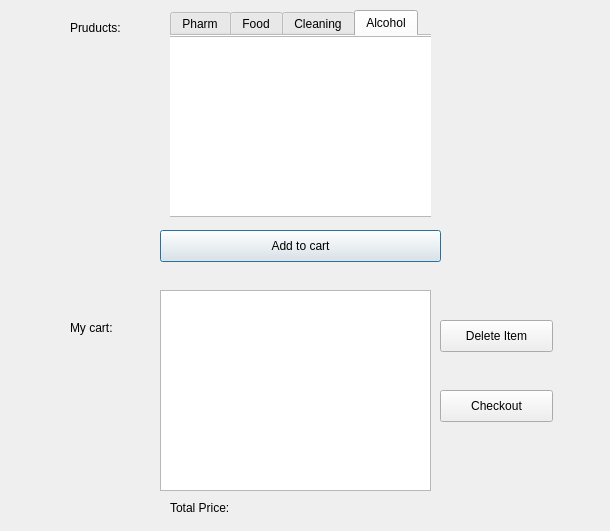
<?xml version="1.0" encoding="UTF-8"?>
<ui version="4.0">
 <class>customerpage</class>
 <widget class="QDialog" name="customerpage">
  <property name="geometry">
   <rect>
    <x>0</x>
    <y>0</y>
    <width>610</width>
    <height>531</height>
   </rect>
  </property>
  <property name="windowTitle">
   <string>Dialog</string>
  </property>
  <widget class="QPushButton" name="addButton">
   <property name="geometry">
    <rect>
     <x>160</x>
     <y>230</y>
     <width>281</width>
     <height>32</height>
    </rect>
   </property>
   <property name="text">
    <string>Add to cart</string>
   </property>
  </widget>
  <widget class="QTabWidget" name="tabWidge">
   <property name="geometry">
    <rect>
     <x>170</x>
     <y>10</y>
     <width>261</width>
     <height>211</height>
    </rect>
   </property>
   <property name="currentIndex">
    <number>3</number>
   </property>
   <property name="usesScrollButtons">
    <bool>true</bool>
   </property>
   <property name="documentMode">
    <bool>true</bool>
   </property>
   <property name="tabsClosable">
    <bool>false</bool>
   </property>
   <widget class="QWidget" name="tab">
    <attribute name="title">
     <string>Pharm</string>
    </attribute>
    <attribute name="toolTip">
     <string>Pharm section</string>
    </attribute>
    <widget class="QTableView" name="tableProducts">
     <property name="geometry">
      <rect>
       <x>0</x>
       <y>0</y>
       <width>261</width>
       <height>181</height>
      </rect>
     </property>
    </widget>
   </widget>
   <widget class="QWidget" name="tab_2">
    <attribute name="title">
     <string>Food</string>
    </attribute>
    <attribute name="toolTip">
     <string>Dairy section</string>
    </attribute>
    <widget class="QTableView" name="tableDairy">
     <property name="geometry">
      <rect>
       <x>-5</x>
       <y>0</y>
       <width>381</width>
       <height>181</height>
      </rect>
     </property>
    </widget>
   </widget>
   <widget class="QWidget" name="tab_5">
    <attribute name="title">
     <string>Cleaning</string>
    </attribute>
    <attribute name="toolTip">
     <string>Cleaning section</string>
    </attribute>
    <widget class="QTableView" name="tableCleaning">
     <property name="geometry">
      <rect>
       <x>0</x>
       <y>0</y>
       <width>371</width>
       <height>181</height>
      </rect>
     </property>
    </widget>
   </widget>
   <widget class="QWidget" name="tab_6">
    <attribute name="title">
     <string>Alcohol</string>
    </attribute>
    <attribute name="toolTip">
     <string>Alcohol section</string>
    </attribute>
    <widget class="QTableView" name="tableAlcohol">
     <property name="geometry">
      <rect>
       <x>-5</x>
       <y>0</y>
       <width>391</width>
       <height>181</height>
      </rect>
     </property>
    </widget>
   </widget>
  </widget>
  <widget class="QTableView" name="table_cart">
   <property name="geometry">
    <rect>
     <x>160</x>
     <y>290</y>
     <width>271</width>
     <height>201</height>
    </rect>
   </property>
  </widget>
  <widget class="QPushButton" name="delete_button">
   <property name="geometry">
    <rect>
     <x>440</x>
     <y>320</y>
     <width>113</width>
     <height>32</height>
    </rect>
   </property>
   <property name="text">
    <string>Delete Item</string>
   </property>
  </widget>
  <widget class="QLabel" name="label">
   <property name="geometry">
    <rect>
     <x>170</x>
     <y>500</y>
     <width>81</width>
     <height>16</height>
    </rect>
   </property>
   <property name="text">
    <string>Total Price:</string>
   </property>
  </widget>
  <widget class="QLabel" name="TotalPriceValue">
   <property name="geometry">
    <rect>
     <x>260</x>
     <y>500</y>
     <width>81</width>
     <height>16</height>
    </rect>
   </property>
   <property name="text">
    <string/>
   </property>
  </widget>
  <widget class="QLabel" name="label_2">
   <property name="geometry">
    <rect>
     <x>70</x>
     <y>20</y>
     <width>60</width>
     <height>16</height>
    </rect>
   </property>
   <property name="text">
    <string>Pruducts:</string>
   </property>
  </widget>
  <widget class="QLabel" name="label_3">
   <property name="geometry">
    <rect>
     <x>70</x>
     <y>320</y>
     <width>60</width>
     <height>16</height>
    </rect>
   </property>
   <property name="text">
    <string>My cart:</string>
   </property>
  </widget>
  <widget class="QPushButton" name="checkout">
   <property name="geometry">
    <rect>
     <x>440</x>
     <y>390</y>
     <width>113</width>
     <height>32</height>
    </rect>
   </property>
   <property name="text">
    <string>Checkout</string>
   </property>
  </widget>
 </widget>
 <tabstops>
  <tabstop>tabWidge</tabstop>
  <tabstop>addButton</tabstop>
  <tabstop>tableProducts</tabstop>
  <tabstop>tableDairy</tabstop>
 </tabstops>
 <resources/>
 <connections/>
</ui>
